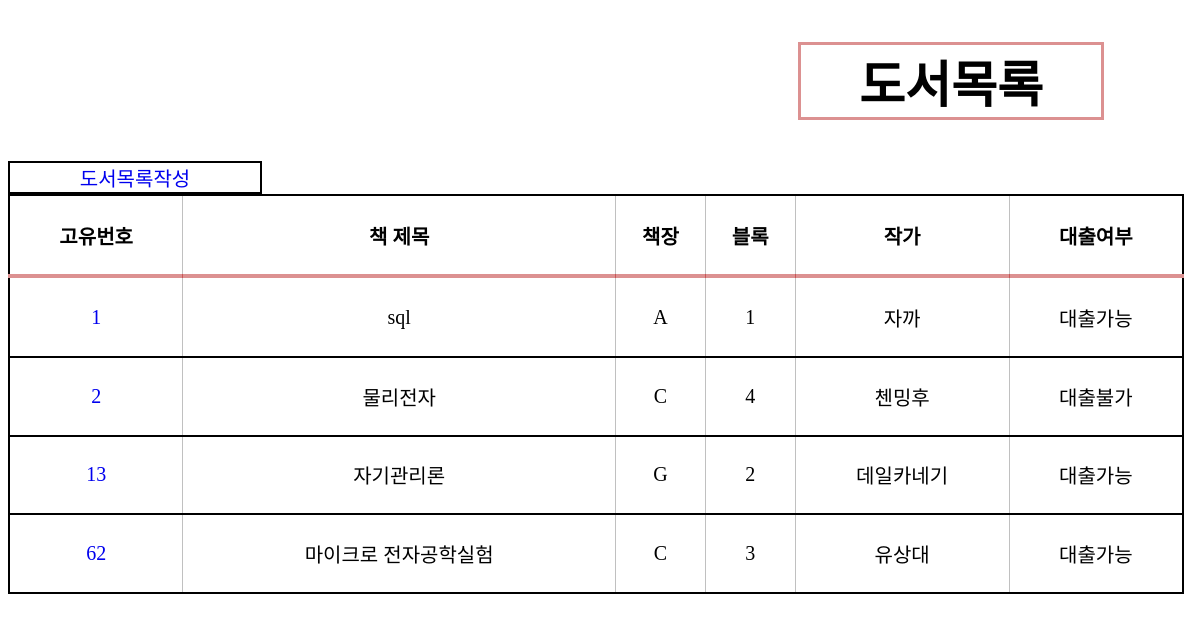
The app's page /search/bookdb (signed in) with its own data.
### project/search/models.py (models this page shows)
class Book(db.Model):
    __tablename__ = "books"
    id = db.Column(db.Integer, primary_key=True)
    bookname = db.Column(db.String, index=True)
    shelf = db.Column(db.String, index=True)
    block = db.Column(db.String, index=True)
    writer = db.Column(db.String, index=True)
    loan = db.Column(db.String, index=True)
    created_at = db.Column(db.DateTime, default=datetime.now)
    updated_at = db.Column(
        db.DateTime, default=datetime.now, onupdate=datetime.now
    )

### project/search/views.py (the view)
@search.route("/bookdb")
@login_required
def bookdb():
    books = Book.query.all()
    return render_template("search/index.html", books=books)

### project/crud/models.py (called while the page is built)
    @login_manager.user_loader
    def load_user(user_id):
        return User.query.get(user_id)

### project/search/templates/search/index.html (shortened to what this page needs)
{% extends "search/base.html" %}
{% block link %}index.css{% endblock %}
{% block content %}
<h2>도서목록</h2>
<div class="taga"><a href="{{url_for('search.create_book')}}">도서목록작성</a></div>
<table class="user">
    <tr class="category">
        <th>고유번호</th>
        <th>책 제목</th>
        <th>책장</th>
        <th>블록</th>
        <th>작가</th>
        <th>대출여부</th>
    </tr>
    {% for book in books %}
    <tr>
        <td>
            <a href="{{url_for('search.edit_book', book_id=book.id)}}">{{book.id}}</a>
        </td>
        <td>{{book.bookname}}</td>
        <td>{{book.shelf}}</td>
        <td>{{book.block}}</td>
        <td>{{book.writer}}</td>
        <td>{{book.loan}}</td>
    </tr>
    {% endfor %}
</table>
{% endblock %}

### project/search/static/index.css (style rules this page uses)
table { width: 98vw; height: 50vh; border-color: red; border: 2px solid; }
tr { border: 2px solid; font-size: 20px; text-align: center; }
h2 { font-size: 50px; border: 3px solid rgba(180, 20, 20, 0.466); width: 300px; text-align: center; margin-left: 790px; }
.user { border: 2px solid black; }
.category { border-bottom: 4px solid rgba(180, 20, 20, 0.466); }
a { text-decoration-line: none; }
.taga { font-size: 20px; border: 2px solid black; width: 250px; text-align: center; }

### project/search/static/style.css (style rules this page uses)
table { border-collapse: collapse; }
table, th, td { border: 1px solid #c0c0c0; }

### records on screen
Book: id "1", bookname "sql", shelf "A", block "1", writer "자까", loan "대출가능"
Book: id "2", bookname "물리전자", shelf "C", block "4", writer "첸밍후", loan "대출불가"
Book: id "13", bookname "자기관리론", shelf "G", block "2", writer "데일카네기", loan "대출가능"
Book: id "62", bookname "마이크로 전자공학실험", shelf "C", block "3", writer "유상대", loan "대출가능"
